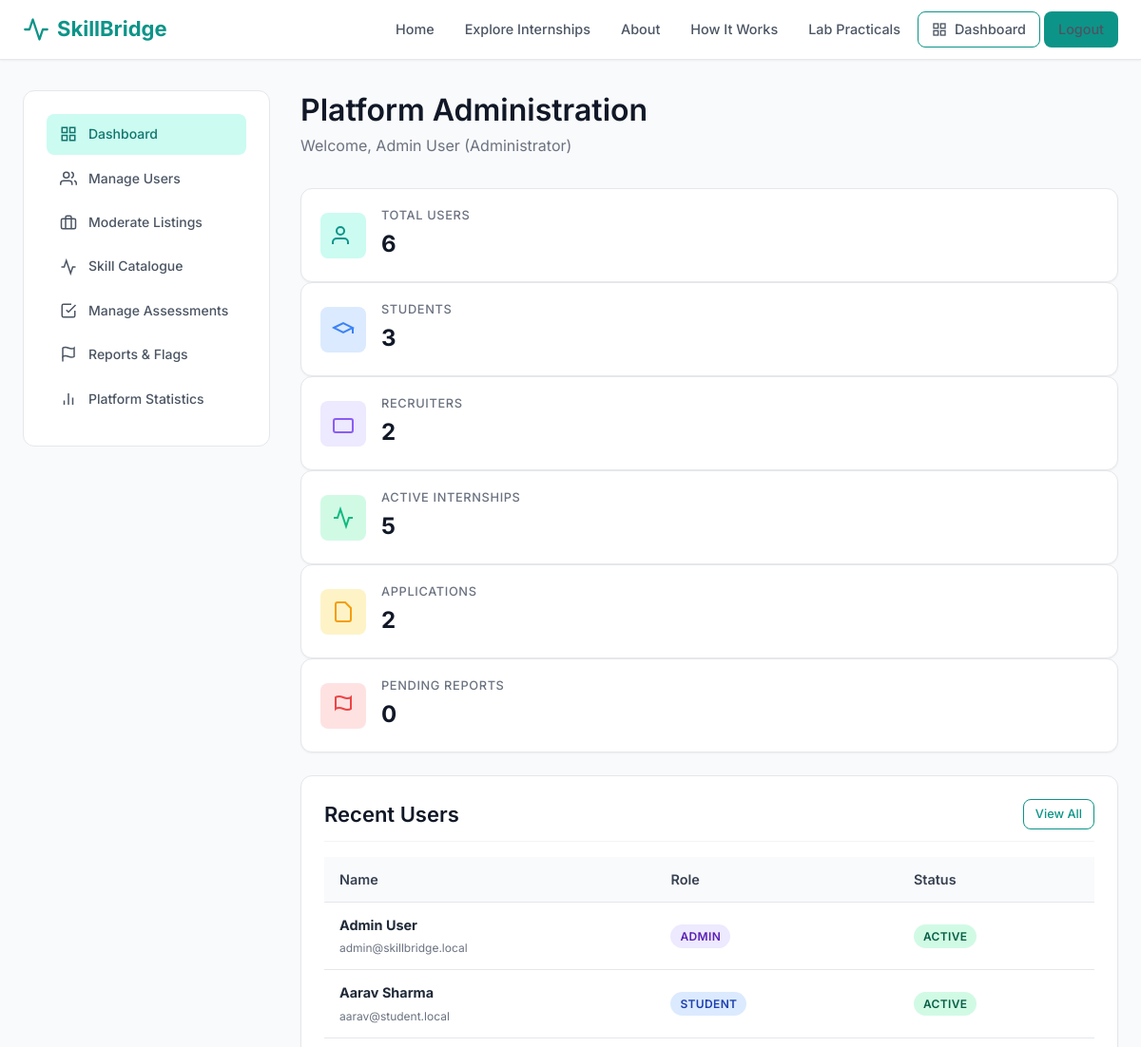
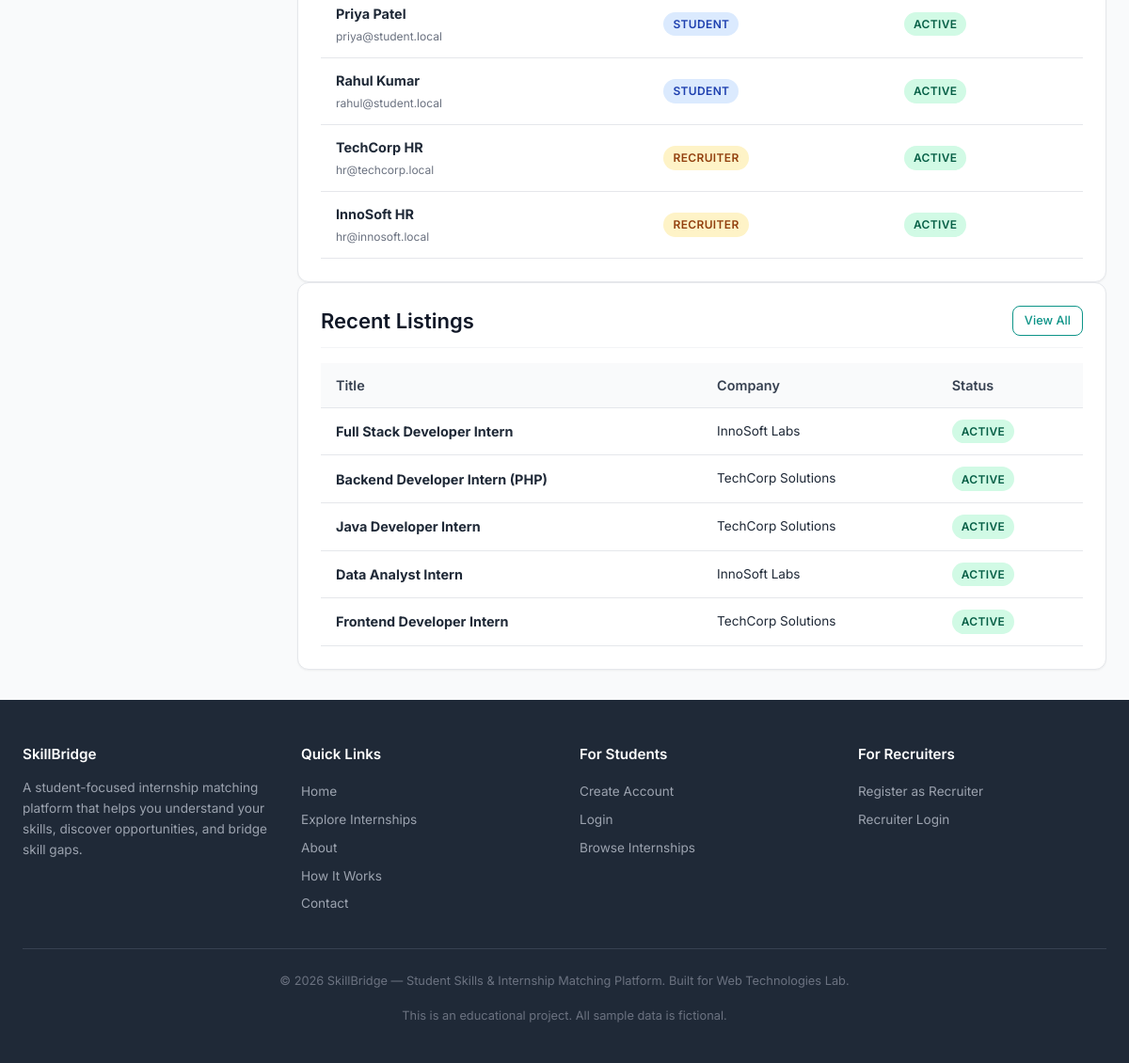
Page /admin/dashboard.php (signed in) on the committed database (2 pictures, top to bottom).
### tables this page shows
CREATE TABLE users (
    id INT AUTO_INCREMENT PRIMARY KEY,
    full_name VARCHAR(100) NOT NULL,
    email VARCHAR(150) NOT NULL,
    password_hash VARCHAR(255) NOT NULL,
    role ENUM('student', 'recruiter', 'admin') NOT NULL DEFAULT 'student',
    is_active TINYINT(1) NOT NULL DEFAULT 1,
    created_at TIMESTAMP DEFAULT CURRENT_TIMESTAMP,
    updated_at TIMESTAMP DEFAULT CURRENT_TIMESTAMP ON UPDATE CURRENT_TIMESTAMP,
    UNIQUE KEY uk_email (email)
);

CREATE TABLE internships (
    id INT AUTO_INCREMENT PRIMARY KEY,
    recruiter_profile_id INT NOT NULL,
    title VARCHAR(200) NOT NULL,
    description TEXT NOT NULL,
    responsibilities TEXT DEFAULT NULL,
    eligibility TEXT DEFAULT NULL,
    eligible_degrees VARCHAR(255) DEFAULT NULL,     
    eligible_branches VARCHAR(255) DEFAULT NULL,    
    min_graduation_year INT DEFAULT NULL,
    max_graduation_year INT DEFAULT NULL,
    location VARCHAR(150) DEFAULT NULL,
    work_mode ENUM('remote', 'hybrid', 'onsite') DEFAULT 'remote',
    stipend_min INT DEFAULT 0,
    stipend_max INT DEFAULT 0,
    is_paid TINYINT(1) DEFAULT 1,
    duration VARCHAR(100) DEFAULT NULL,
    openings INT DEFAULT 1,
    application_instructions TEXT DEFAULT NULL,
    start_date DATE DEFAULT NULL,
    application_deadline DATE DEFAULT NULL,
    status ENUM('draft', 'active', 'closed', 'expired') DEFAULT 'active',
    career_category VARCHAR(100) DEFAULT NULL,
    is_sample TINYINT(1) DEFAULT 0,    
    created_at TIMESTAMP DEFAULT CURRENT_TIMESTAMP,
    updated_at TIMESTAMP DEFAULT CURRENT_TIMESTAMP ON UPDATE CURRENT_TIMESTAMP,
    FOREIGN KEY (recruiter_profile_id) REFERENCES recruiter_profiles(id) ON DELETE CASCADE,
    INDEX idx_status (status),
    INDEX idx_deadline (application_deadline),
    INDEX idx_career (career_category)
);

CREATE TABLE recruiter_profiles (
    id INT AUTO_INCREMENT PRIMARY KEY,
    user_id INT NOT NULL,
    company_name VARCHAR(200) DEFAULT NULL,
    company_website VARCHAR(255) DEFAULT NULL,
    company_description TEXT DEFAULT NULL,
    company_logo_path VARCHAR(255) DEFAULT NULL,
    industry VARCHAR(100) DEFAULT NULL,
    company_size VARCHAR(50) DEFAULT NULL,
    location VARCHAR(150) DEFAULT NULL,
    phone VARCHAR(20) DEFAULT NULL,
    created_at TIMESTAMP DEFAULT CURRENT_TIMESTAMP,
    updated_at TIMESTAMP DEFAULT CURRENT_TIMESTAMP ON UPDATE CURRENT_TIMESTAMP,
    UNIQUE KEY uk_user (user_id),
    FOREIGN KEY (user_id) REFERENCES users(id) ON DELETE CASCADE
);

### includes/auth.php (called while the page is built, shortened)
<?php
function getCurrentUserName(): ?string {
    return $_SESSION['user_name'] ?? null;
}

### includes/functions.php (called while the page is built, shortened)
<?php
function e(?string $str): string {
    return htmlspecialchars($str ?? '', ENT_QUOTES, 'UTF-8');
}

### admin/dashboard.php (the view, shortened to what this page needs)
<?php
require_once __DIR__ . '/../includes/auth.php';
require_once __DIR__ . '/../includes/functions.php';
$db = getDB();
$totalUsers = (int)$db->query('SELECT COUNT(*) FROM users')->fetchColumn();
$totalStudents = (int)$db->query('SELECT COUNT(*) FROM users WHERE role="student"')->fetchColumn();
$totalRecruiters = (int)$db->query('SELECT COUNT(*) FROM users WHERE role="recruiter"')->fetchColumn();
$activeInternships = (int)$db->query('SELECT COUNT(*) FROM internships WHERE status="active"')->fetchColumn();
$totalApplications = (int)$db->query('SELECT COUNT(*) FROM applications')->fetchColumn();
$pendingReports = (int)$db->query('SELECT COUNT(*) FROM reports WHERE status="pending"')->fetchColumn();
$recentUsers = $db->query('SELECT id, full_name, email, role, is_active, created_at FROM users ORDER BY created_at DESC LIMIT 6')->fetchAll();
$recentInternships = $db->query('SELECT i.id, i.title, i.status, i.created_at, rp.company_name FROM internships i JOIN recruiter_profiles rp ON rp.id = i.recruiter_profile_id ORDER BY i.created_at DESC LIMIT 6')->fetchAll();
include __DIR__ . '/../includes/header.php';
?>
<div class="main-content">
<div class="container">
    <div class="dashboard-layout">
        <?php include __DIR__ . '/sidebar.php'; ?>
        <div>
            <div class="page-header">
                <h1>Platform Administration</h1>
                <p>Welcome, <?php echo e(getCurrentUserName()); ?> (Administrator)</p>
            </div>
            <div class="card-grid-3 mb-3">
                <div class="stat-card">
                    <div class="stat-icon teal"><svg xmlns="http://www.w3.org/2000/svg" width="24" height="24" viewBox="0 0 24 24" fill="none" stroke="currentColor" stroke-width="2"><path d="M17 21v-2a4 4 0 0 0-4-4H5a4 4 0 0 0-4 4v2"></path><circle cx="9" cy="7" r="4"></circle></svg></div>
                    <div class="stat-info"><h4>Total Users</h4><div class="stat-value"><?php echo $totalUsers; ?></div></div>
                </div>
                <div class="stat-card">
                    <div class="stat-icon blue"><svg xmlns="http://www.w3.org/2000/svg" width="24" height="24" viewBox="0 0 24 24" fill="none" stroke="currentColor" stroke-width="2"><path d="M22 10v6M2 10l10-5 10 5-10 5z"></path></svg></div>
                    <div class="stat-info"><h4>Students</h4><div class="stat-value"><?php echo $totalStudents; ?></div></div>
                </div>
                <div class="stat-card">
                    <div class="stat-icon purple"><svg xmlns="http://www.w3.org/2000/svg" width="24" height="24" viewBox="0 0 24 24" fill="none" stroke="currentColor" stroke-width="2"><rect x="2" y="7" width="20" height="14" rx="2"></rect></svg></div>
                    <div class="stat-info"><h4>Recruiters</h4><div class="stat-value"><?php echo $totalRecruiters; ?></div></div>
                </div>
                <div class="stat-card">
                    <div class="stat-icon green"><svg xmlns="http://www.w3.org/2000/svg" width="24" height="24" viewBox="0 0 24 24" fill="none" stroke="currentColor" stroke-width="2"><polyline points="22 12 18 12 15 21 9 3 6 12 2 12"></polyline></svg></div>
                    <div class="stat-info"><h4>Active Internships</h4><div class="stat-value"><?php echo $activeInternships; ?></div></div>
                </div>
                <div class="stat-card">
                    <div class="stat-icon amber"><svg xmlns="http://www.w3.org/2000/svg" width="24" height="24" viewBox="0 0 24 24" fill="none" stroke="currentColor" stroke-width="2"><path d="M14 2H6a2 2 0 0 0-2 2v16a2 2 0 0 0 2 2h12a2 2 0 0 0 2-2V8z"></path></svg></div>
                    <div class="stat-info"><h4>Applications</h4><div class="stat-value"><?php echo $totalApplications; ?></div></div>
                </div>
                <div class="stat-card">
                    <div class="stat-icon red"><svg xmlns="http://www.w3.org/2000/svg" width="24" height="24" viewBox="0 0 24 24" fill="none" stroke="currentColor" stroke-width="2"><path d="M4 15s1-1 4-1 5 2 8 2 4-1 4-1V3s-1 1-4 1-5-2-8-2-4 1-4 1z"></path></svg></div>
                    <div class="stat-info"><h4>Pending Reports</h4><div class="stat-value"><?php echo $pendingReports; ?></div></div>
                </div>
            </div>
            <div class="card-grid-2">
                <div class="card">
                    <div class="card-header">
                        <h3>Recent Users</h3>
                        <a href="/wtproject/admin/users.php" class="btn btn-sm btn-outline">View All</a>
                    </div>
                    <div class="table-responsive">
                        <table>
                            <thead><tr><th>Name</th><th>Role</th><th>Status</th></tr></thead>
                            <tbody>
                                <?php foreach($recentUsers as $u): ?>
                                <tr>
                                    <td><strong><?php echo e($u['full_name']); ?></strong><br><span class="text-xs text-muted"><?php echo e($u['email']); ?></span></td>
                                    <td><span class="badge badge-<?php echo $u['role']==='admin'?'purple':($u['role']==='recruiter'?'warning':'info'); ?>"><?php echo ucfirst($u['role']); ?></span></td>
                                    <td><span class="badge badge-<?php echo $u['is_active']?'success':'danger'; ?>"><?php echo $u['is_active']?'Active':'Inactive'; ?></span></td>
                                </tr>
                                <?php endforeach; ?>
                            </tbody>
                        </table>
                    </div>
                </div>
                <div class="card">
                    <div class="card-header">
                        <h3>Recent Listings</h3>
                        <a href="/wtproject/admin/internships.php" class="btn btn-sm btn-outline">View All</a>
                    </div>
                    <div class="table-responsive">
                        <table>
                            <thead><tr><th>Title</th><th>Company</th><th>Status</th></tr></thead>
                            <tbody>
                                <?php foreach($recentInternships as $ri): ?>
                                <tr>
                                    <td><strong><?php echo e($ri['title']); ?></strong></td>
                                    <td class="text-sm"><?php echo e($ri['company_name']); ?></td>
                                    <td><span class="badge badge-<?php echo $ri['status']==='active'?'success':($ri['status']==='draft'?'secondary':'danger'); ?>"><?php echo ucfirst($ri['status']); ?></span></td>
                                </tr>
                                <?php endforeach; ?>
                            </tbody>
                        </table>
                    </div>
                </div>
            </div>
        </div>
    </div>
</div>
</div>
<?php include __DIR__ . '/../includes/footer.php'; ?>

### rows in the picture
users: full_name "Admin User", email "admin@skillbridge.local", role "ADMIN", is_active "ACTIVE"
users: full_name "Aarav Sharma", email "aarav@student.local", role "STUDENT", is_active "ACTIVE"
users: full_name "Priya Patel", email "priya@student.local", role "STUDENT", is_active "ACTIVE"
users: full_name "Rahul Kumar", email "rahul@student.local", role "STUDENT", is_active "ACTIVE"
users: full_name "TechCorp HR", email "hr@techcorp.local", role "RECRUITER", is_active "ACTIVE"
users: full_name "InnoSoft HR", email "hr@innosoft.local", role "RECRUITER", is_active "ACTIVE"
internships: title "Full Stack Developer Intern", recruiter_profile.company_name "InnoSoft Labs", status "ACTIVE"
internships: title "Backend Developer Intern (PHP)", recruiter_profile.company_name "TechCorp Solutions", status "ACTIVE"
internships: title "Java Developer Intern", recruiter_profile.company_name "TechCorp Solutions", status "ACTIVE"
internships: title "Data Analyst Intern", recruiter_profile.company_name "InnoSoft Labs", status "ACTIVE"
internships: title "Frontend Developer Intern", recruiter_profile.company_name "TechCorp Solutions", status "ACTIVE"

### other values in the picture
$l[1] "Dashboard"
$l[1] "Manage Users"
$l[1] "Moderate Listings"
$l[1] "Skill Catalogue"
$l[1] "Manage Assessments"
$l[1] "Reports & Flags"
$l[1] "Platform Statistics"
getCurrentUserName() "Admin User"
$totalUsers "6"
$totalStudents "3"
$totalRecruiters "2"
$activeInternships "5"
$totalApplications "2"
$pendingReports "0"
